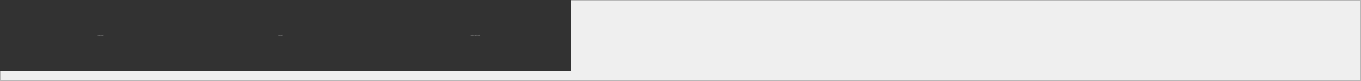
     <widget class="QFrame" name="frame_books_2">
      <property name="geometry">
       <rect>
        <x>0</x>
        <y>0</y>
        <width>1361</width>
        <height>81</height>
       </rect>
      </property>
      <property name="font">
       <font>
        <pointsize>-1</pointsize>
       </font>
      </property>
      <property name="styleSheet">
       <string notr="true">QPushButton{
    color: #b1b1b1;
    background-color: #323232;
	padding-left:20px;
	border:none;

border-radius:0;
}
QPushButton:hover{

    background-color: #424242;
}
</string>
      </property>
      <property name="frameShape">
       <enum>QFrame::StyledPanel</enum>
      </property>
      <property name="frameShadow">
       <enum>QFrame::Raised</enum>
      </property>
      <widget class="QPushButton" name="clientsearchframe_btn">
       <property name="geometry">
        <rect>
         <x>0</x>
         <y>0</y>
         <width>181</width>
         <height>71</height>
        </rect>
       </property>
       <property name="font">
        <font>
         <pointsize>-1</pointsize>
        </font>
       </property>
       <property name="cursor">
        <cursorShape>PointingHandCursor</cursorShape>
       </property>
       <property name="focusPolicy">
        <enum>Qt::NoFocus</enum>
       </property>
       <property name="text">
        <string>Search Client</string>
       </property>
       <property name="icon">
        <iconset resource="file.qrc">
         <normaloff>:/photos/searchbook.png</normaloff>:/photos/searchbook.png</iconset>
       </property>
       <property name="iconSize">
        <size>
         <width>35</width>
         <height>35</height>
        </size>
       </property>
      </widget>
      <widget class="QPushButton" name="clienteditefram_btn">
       <property name="enabled">
        <bool>false</bool>
       </property>
       <property name="geometry">
        <rect>
         <x>360</x>
         <y>0</y>
         <width>211</width>
         <height>71</height>
        </rect>
       </property>
       <property name="font">
        <font>
         <pointsize>-1</pointsize>
        </font>
       </property>
       <property name="cursor">
        <cursorShape>PointingHandCursor</cursorShape>
       </property>
       <property name="focusPolicy">
        <enum>Qt::NoFocus</enum>
       </property>
       <property name="text">
        <string>Edite or Delete Client</string>
       </property>
       <property name="icon">
        <iconset resource="file.qrc">
         <normaloff>:/photos/edit.png</normaloff>:/photos/edit.png</iconset>
       </property>
       <property name="iconSize">
        <size>
         <width>30</width>
         <height>30</height>
        </size>
       </property>
      </widget>
      <widget class="QPushButton" name="clientaddfram_btn">
       <property name="enabled">
        <bool>false</bool>
       </property>
       <property name="geometry">
        <rect>
         <x>180</x>
         <y>0</y>
         <width>181</width>
         <height>71</height>
        </rect>
       </property>
       <property name="font">
        <font>
         <pointsize>-1</pointsize>
        </font>
       </property>
       <property name="cursor">
        <cursorShape>PointingHandCursor</cursorShape>
       </property>
       <property name="focusPolicy">
        <enum>Qt::NoFocus</enum>
       </property>
       <property name="text">
        <string>Add Client</string>
       </property>
       <property name="icon">
        <iconset resource="file.qrc">
         <normaloff>:/photos/add (1).png</normaloff>:/photos/add (1).png</iconset>
       </property>
       <property name="iconSize">
        <size>
         <width>35</width>
         <height>35</height>
        </size>
       </property>
      </widget>
     </widget>
